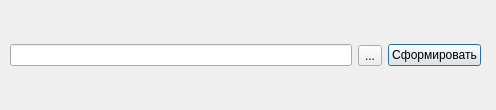
<?xml version="1.0" encoding="UTF-8"?>
<ui version="4.0">
 <class>PrintDialog</class>
 <widget class="QDialog" name="PrintDialog">
  <property name="geometry">
   <rect>
    <x>0</x>
    <y>0</y>
    <width>496</width>
    <height>110</height>
   </rect>
  </property>
  <property name="windowTitle">
   <string>Экспорт</string>
  </property>
  <widget class="QWidget" name="">
   <property name="geometry">
    <rect>
     <x>10</x>
     <y>20</y>
     <width>471</width>
     <height>71</height>
    </rect>
   </property>
   <layout class="QHBoxLayout" name="horizontalLayout">
    <item>
     <widget class="QLineEdit" name="lineEdit">
      <property name="readOnly">
       <bool>false</bool>
      </property>
     </widget>
    </item>
    <item>
     <widget class="QToolButton" name="toolButton">
      <property name="text">
       <string>...</string>
      </property>
     </widget>
    </item>
    <item>
     <widget class="QPushButton" name="pushButton">
      <property name="text">
       <string>Сформировать</string>
      </property>
     </widget>
    </item>
   </layout>
  </widget>
 </widget>
 <resources/>
 <connections/>
</ui>
